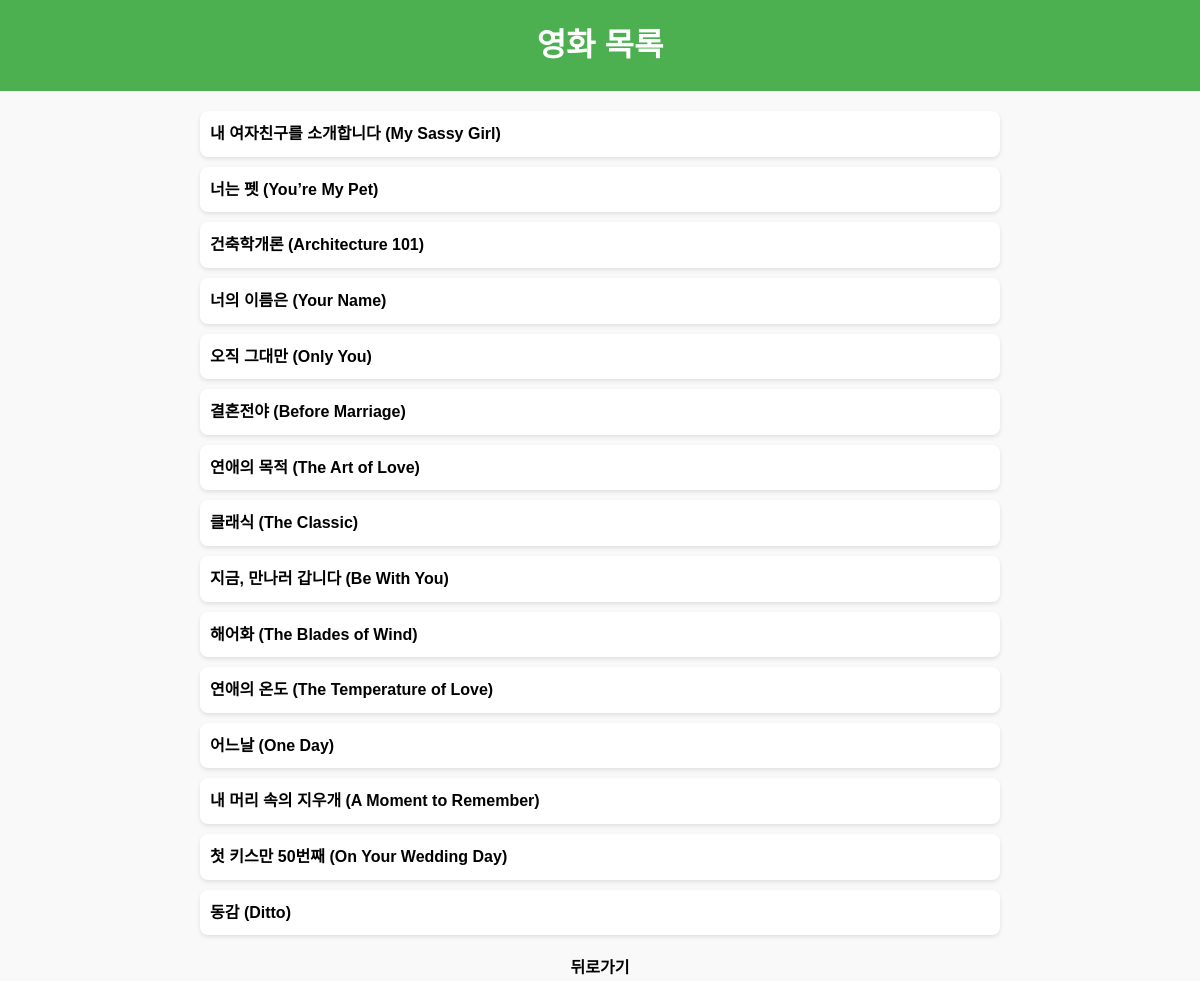
Page /genre/로맨스 on the committed database.
### tables this page shows
CREATE TABLE movie (
    GPA REAL,
    Year INTEGER,
    Genre TEXT,
    Name TEXT PRIMARY KEY,
    Plot TEXT,
    URL TEXT
);

### movie_recommend.py (the view)
@app.route('/genre/<genre_name>')
def genre(genre_name):
    conn = sqlite3.connect('movie_recommend.db')
    cursor = conn.cursor()
    cursor.execute("SELECT Name FROM movie WHERE Genre = ?", (genre_name,))
    movies = [{'Name': row[0]} for row in cursor.fetchall()]
    conn.close()
    return render_template('genre.html', genre_name=genre_name, movies=movies)

### templates/genre.html (shortened to what this page needs)
<!DOCTYPE html>
<html lang="ko">
<head>
</head>
<body>
    <h1>{{ genre }} 영화 목록</h1>
    <ul>
        {% for movie in movies %}
            <li>
                <a href="{{ url_for('movie', movie_name=movie.Name) }}">{{ movie.Name }}</a>
            </li>
        {% endfor %}
    </ul>
    <a class="back-link" href="{{ url_for('index') }}">뒤로가기</a>
</body>
</html>

### templates/genre.html (style rules this page uses)
body { font-family: Arial, sans-serif; line-height: 1.6; margin: 0; padding: 0; background-color: #f9f9f9; color: #000; }
h1 { text-align: center; padding: 20px; background-color: #4CAF50; color: #fff; margin: 0; }
ul { list-style: none; padding: 0; margin: 20px auto; max-width: 800px; }
li { background-color: #fff; margin: 10px 0; padding: 10px; border-radius: 8px; box-shadow: 0 2px 4px rgba(0, 0, 0, 0.1); color: #000; }
a { text-decoration: none; color: #000; font-weight: bold; }
.back-link { display: block; text-align: center; margin-top: 20px; color: #000; font-weight: bold; text-decoration: none; }

### rows in the picture
movie: Name "내 여자친구를 소개합니다 (My Sassy Girl)"
movie: Name "너는 펫 (You’re My Pet)"
movie: Name "건축학개론 (Architecture 101)"
movie: Name "너의 이름은 (Your Name)"
movie: Name "오직 그대만 (Only You)"
movie: Name "결혼전야 (Before Marriage)"
movie: Name "연애의 목적 (The Art of Love)"
movie: Name "클래식 (The Classic)"
movie: Name "지금, 만나러 갑니다 (Be With You)"
movie: Name "해어화 (The Blades of Wind)"
movie: Name "연애의 온도 (The Temperature of Love)"
movie: Name "어느날 (One Day)"
movie: Name "내 머리 속의 지우개 (A Moment to Remember)"
movie: Name "첫 키스만 50번째 (On Your Wedding Day)"
movie: Name "동감 (Ditto)"
